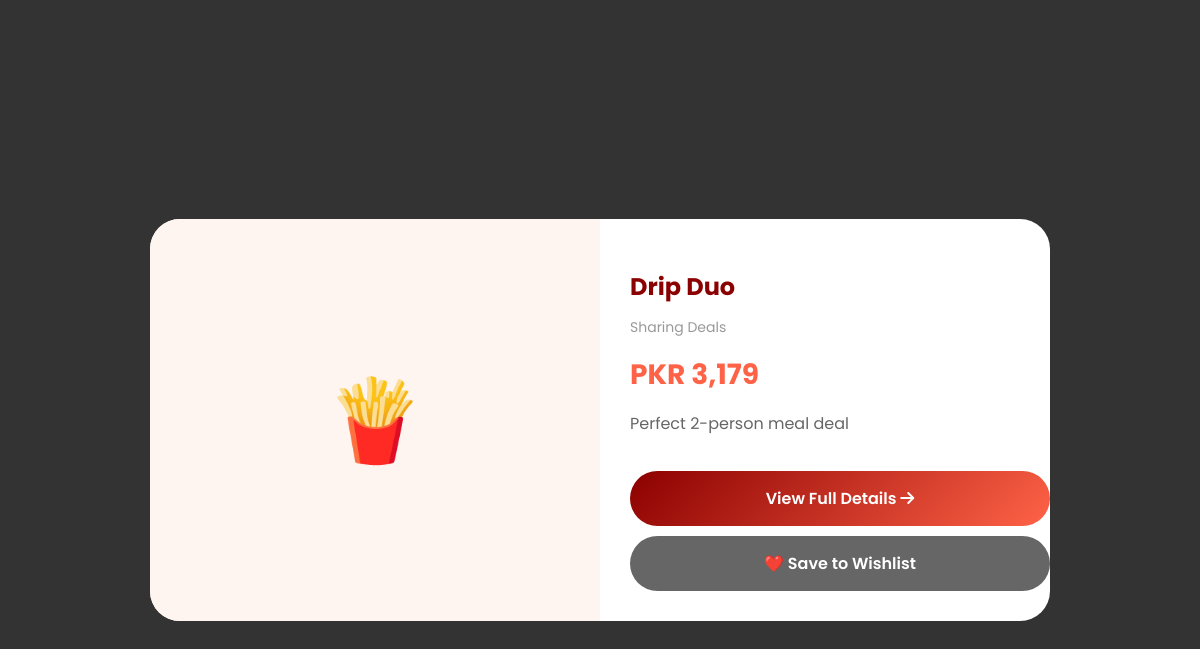
Page /quick_view.php?id=1 on the committed database.
### tables this page shows
CREATE TABLE products (
    id INT PRIMARY KEY AUTO_INCREMENT,
    name VARCHAR(200) NOT NULL,
    slug VARCHAR(200) UNIQUE NOT NULL,
    description TEXT,
    short_description VARCHAR(500),
    price DECIMAL(10,2) NOT NULL,
    compare_price DECIMAL(10,2) DEFAULT 0,
    category_id INT,
    type ENUM('deal', 'main', 'drink', 'condiment', 'energy') DEFAULT 'main',
    sku VARCHAR(100),
    stock_quantity INT DEFAULT 999,
    is_featured BOOLEAN DEFAULT FALSE,
    is_new BOOLEAN DEFAULT FALSE,
    is_on_sale BOOLEAN DEFAULT FALSE,
    discount_percent INT DEFAULT 0,
    main_image VARCHAR(255) DEFAULT 'default-product.jpg',
    additional_images TEXT,
    status ENUM('active', 'inactive') DEFAULT 'active',
    created_at TIMESTAMP DEFAULT CURRENT_TIMESTAMP,
    FOREIGN KEY (category_id) REFERENCES categories(id) ON DELETE SET NULL
);

CREATE TABLE categories (
    id INT PRIMARY KEY AUTO_INCREMENT,
    name VARCHAR(100) NOT NULL,
    slug VARCHAR(100) UNIQUE NOT NULL,
    description TEXT,
    icon VARCHAR(50),
    image VARCHAR(255),
    status ENUM('active', 'inactive') DEFAULT 'active',
    created_at TIMESTAMP DEFAULT CURRENT_TIMESTAMP
);

### quick_view.php (the view, shortened to what this page needs)
<?php
include "database.php";
$product_id = intval($_GET['id']);
$product = mysqli_fetch_assoc(mysqli_query($conn, "SELECT p.*, c.name as category_name
    FROM products p
    JOIN categories c ON p.category_id = c.id
    WHERE p.id='$product_id' AND p.status='active'"));
$image_path = 'uploads/products/' . $product['main_image'];
?>
<!DOCTYPE html>
<html lang="en">
<head>
    <link rel="stylesheet" href="https://cdnjs.cloudflare.com/ajax/libs/font-awesome/6.4.0/css/all.min.css">
</head>
<body>
    <div class="quick-view-modal">
        <div class="quick-view-image">
            <?php if(file_exists($image_path) && $product['main_image'] != 'default-product.jpg'): ?>
            <img src="<?php echo $image_path; ?>" alt="<?php echo htmlspecialchars($product['name']); ?>">
            <?php else: ?>
            <div style="font-size: 80px;">🍟</div>
            <?php endif; ?>
        </div>
        <div class="quick-view-info">
            <h2><?php echo htmlspecialchars($product['name']); ?></h2>
            <span class="product-category" style="color: #999; font-size: 14px;"><?php echo $product['category_name']; ?></span>
            <div class="price">PKR <?php echo number_format($product['price']); ?></div>
            <div class="description"><?php echo htmlspecialchars($product['short_description']); ?></div>
            <a href="product_details.php?id=<?php echo $product['id']; ?>" class="btn-add">View Full Details <i class="fas fa-arrow-right"></i></a>
            <a href="add_to_wishlist.php?id=<?php echo $product['id']; ?>" class="btn-add" style="background: #666; margin-top: 10px;">❤️ Save to Wishlist</a>
        </div>
    </div>
</body>
</html>

### quick_view.php (style rules this page uses)
body { font-family: 'Poppins', sans-serif; background: rgba(0,0,0,0.8); display: flex; justify-content: center; align-items: center; min-height: 100vh; margin: 0; padding: 20px; }
.quick-view-modal { background: white; border-radius: 30px; max-width: 900px; width: 100%; display: grid; grid-template-columns: 1fr 1fr; overflow: hidden; animation: slideUp 0.3s ease; }
.quick-view-image { background: #fff5f0; display: flex; align-items: center; justify-content: center; padding: 30px; }
.quick-view-info { padding: 30px; }
.quick-view-info h2 { font-size: 24px; margin-bottom: 10px; color: #8B0000; }
.quick-view-info .price { font-size: 28px; font-weight: bold; color: #FF6347; margin: 15px 0; }
.quick-view-info .description { color: #666; line-height: 1.6; margin: 15px 0; }
.btn-add { display: inline-block; width: 100%; padding: 15px; background: linear-gradient(135deg, #8B0000, #FF6347); color: white; text-align: center; text-decoration: none; border-radius: 50px; font-weight: 600; margin-top: 20px; }

### rows in the picture
products: name "Drip Duo", category.name "Sharing Deals", price "3,179", short_description "Perfect 2-person meal deal"
